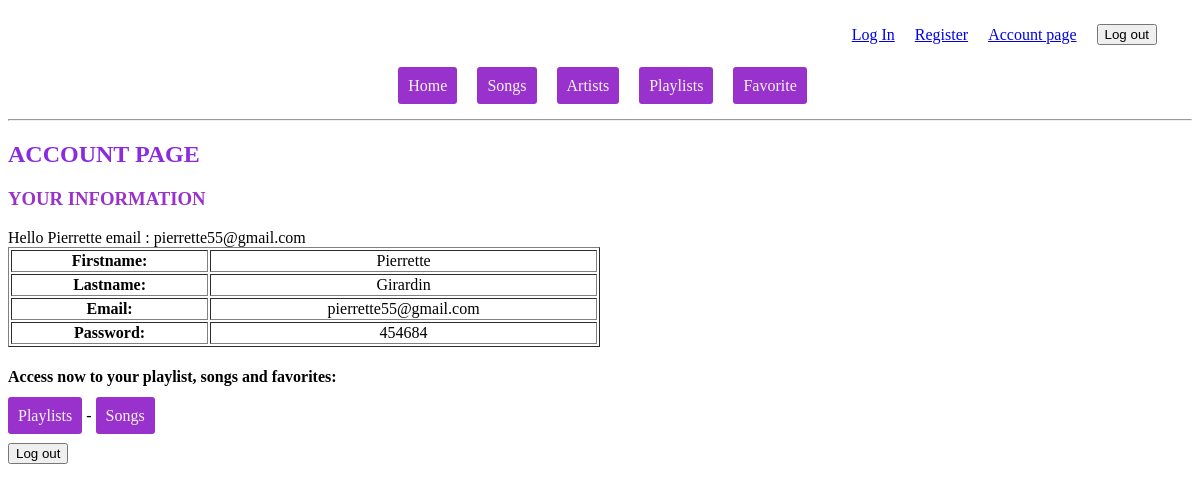
The app's page /account.php (signed in) with its own data.
### tables this page shows
CREATE TABLE `users` (
  `user_id` int(255) NOT NULL,
  `first_name` varchar(45) NOT NULL,
  `last_name` varchar(45) NOT NULL,
  `email` varchar(255) NOT NULL,
  `password` varchar(255) NOT NULL
);

### account.php (the view, shortened to what this page needs)
<!DOCTYPE html>
<html lang="en">
<head>
    <link rel="stylesheet" href="./CSS/style.css">
</head>
<body>
    <div class="top-nav-bar">
        <?php
        require_once './nav-register-login.php';
        ?>
    </div>
    <div class="main-nav-bar">
        <?php
        require_once './nav.php';
        ?>
    </div>
    <hr>
    <h2>Account page</h2>
    <h3>Your Information</h3>
    <?php
    if (isset($_SESSION['email'])) {
        $conn = mysqli_connect('localhost', 'root', '', 'spotify');
        $query = "SELECT * FROM users WHERE email = '" . $_SESSION['email'] . "'";
        $result = mysqli_query($conn, $query);
        $user = mysqli_fetch_assoc($result);
        echo 'Hello' . ' ' . $user['first_name'] . ' ' . 'email : ' . $user['email'];
    } else {
        header('Location: login.php');
    }
    ?>
    <?php foreach ($result as $user) : ?>
        <table border="1" width="50%">
            <tr>
                <th>Firstname:</th>
                <td><?= $user['first_name']; ?></td>
            </tr>
            <tr>
                <th>Lastname:</th>
                <td><?= $user['last_name']; ?></td>
            </tr>
            <tr>
                <th>Email:</th>
                <td><?php echo $user['email']; ?></td>
            </tr>
            <tr>
                <th>Password:</th>
                <td><?php echo $user['password']; ?></td>
            </tr>
        </table>
    <?php endforeach; ?>
    <div class="links">
        <h4><strong> Access now to your playlist, songs and favorites:</strong></h4>
        <a href="playlists.php">Playlists</a> -
        <a href="songs.php">Songs</a>
    </div>
    <br>
    <form action="" method="POST">
        <input type="submit" name="logoutBtn" value="Log out">
    </form>
</body>
</html>

### CSS/style.css (style rules this page uses)
.main-nav-bar { display: flex; justify-content: center; }
.top-nav-bar { display: flex; justify-content: end; }
.links > a { padding: 10px; width: 70px; border-radius: 3px; background-color: darkorchid; color: whitesmoke; text-decoration: none; }
h2, h3 { font-weight: bold; text-transform: uppercase; }
h2 { color: blueviolet; }
h3 { color: darkorchid; }
td { text-align: center; }

### records on screen
users: first_name "Pierrette", email "pierrette55@gmail.com", last_name "Girardin", password "454684"
